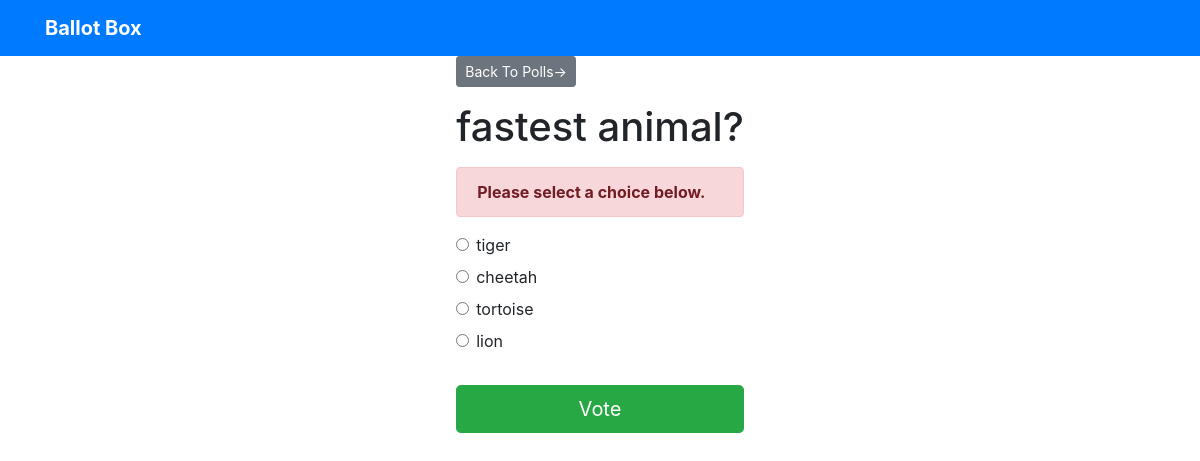
/polls/2/vote/, run on the app's committed database.
### VotingApp/models.py (models this page shows)
class Question(models.Model):
    question_text = models.CharField(max_length=250)
    pub_date = models.DateTimeField ('Date Published')

class Choice(models.Model):
    question = models.ForeignKey(Question, on_delete = models.CASCADE)
    choice_text = models.CharField(max_length = 250)
    votes = models.IntegerField(default=0)

### VotingApp/views.py (the view, shortened to what this page needs)
def vote(request, question_id):
    question = get_object_or_404(Question, pk = question_id)
    try:
        selected_choice = question.choice_set.get(pk = request.POST['choice'])
    except (KeyError, Choice.DoesNotExist):
        return render(request, 'polls/detail.html',
                      { 'question': question,
                        'error_message': 'Please select a choice below.'})

### Templates/polls/detail.html (shortened to what this page needs)
{% extends 'base.html' %}
{% block content %}
<a class ="btn btn-secondary btn-sm mb-3" href ="{% url 'polls:index' %}">Back To Polls-></a>
<h1 class ="text-center mb-3">{{ question.question_text }}</h1>
{% if error_message %}
<p class ="alert alert-danger">
	<strong>{{ error_message }}</strong>
</p>
{% endif %}
<form action ="{% url 'polls:vote' question.id %}" method ="post">
	{% for choice in question.choice_set.all %}
	<div class ="form-check">
		<input type ="radio" name ="choice" class ="form-check-input" id ="choice{{ forloop.counter }}"
			value ="{{ choice.id }}" />
		<label for ="choice{{ forloop.counter }}">{{ choice.choice_text }}</label>
	</div>
	{% endfor %}
	<input type ="submit" value ="Vote" class ="btn btn-success btn-lg btn-block mt-4" />
</form>
{% endblock %}

### data on the page
Question: question_text "fastest animal?"
Choice: choice_text "tiger"
Choice: choice_text "cheetah"
Choice: choice_text "tortoise"
Choice: choice_text "lion"

### other printed values
{{ error_message }} "Please select a choice below."
